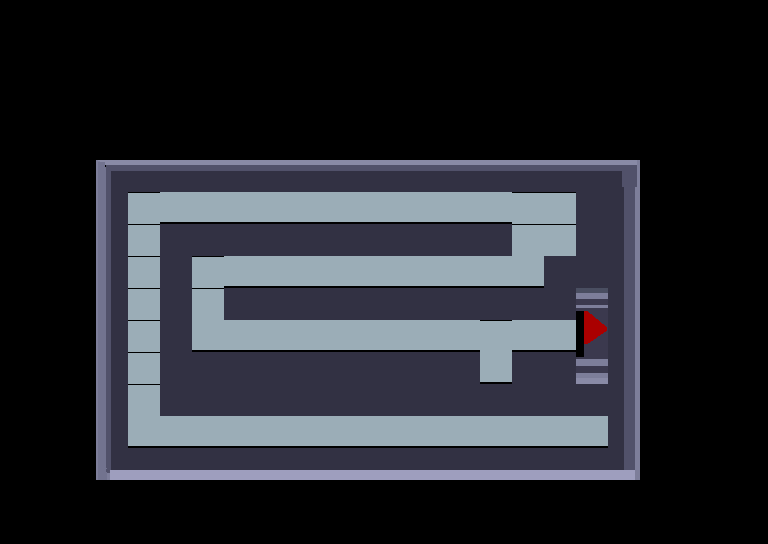

Rendered tile map (Tiled .tmx) drawn with the repository's tilesets; below, a short description and the full map source, tile grids included:
An orthogonal 24x17 tile map with 32x32 px tiles, 4 tile layers (capaInicio, Base, Laberinto, CapaFin), 1 hidden layer not drawn, 4 tilesets.

<map version="1.10" tiledversion="1.11.0" orientation="orthogonal" renderorder="right-down" width="24" height="17" tilewidth="32" tileheight="32" infinite="0" nextlayerid="10" nextobjectid="110">
 <tileset firstgid="1" name="base_lab" tilewidth="32" tileheight="32" tilecount="408" columns="24">
  <image source="base_lab.png" width="768" height="544" />
 </tileset>
 <tileset firstgid="409" name="laverinto3" tilewidth="32" tileheight="32" tilecount="408" columns="24">
  <image source="laverinto3.png" width="768" height="544" />
 </tileset>
 <tileset firstgid="817" name="figuras3" tilewidth="32" tileheight="32" tilecount="408" columns="24">
  <image source="figuras3.png" width="768" height="544" />
 </tileset>
 <tileset firstgid="1225" name="laberinto" tilewidth="32" tileheight="32" tilecount="408" columns="24">
  <image source="laberinto.png" width="768" height="544" />
 </tileset>
 <layer id="1" name="Capa1" width="24" height="17" visible="0">
  <data encoding="csv">
1,2,3,4,5,6,7,8,9,10,11,12,13,14,15,16,17,18,19,20,21,22,23,24,
25,26,27,28,29,30,31,32,33,34,35,36,37,38,39,40,41,42,43,44,45,46,47,48,
49,50,51,52,53,54,55,56,57,58,59,60,61,62,63,64,65,66,67,68,69,70,71,72,
73,74,75,76,77,78,79,80,81,82,83,84,85,86,87,88,89,90,91,92,93,94,95,96,
97,98,99,100,101,102,103,104,105,106,107,108,109,110,111,112,113,114,115,116,117,118,119,120,
121,122,123,124,125,126,127,128,129,130,131,132,133,134,135,136,137,138,139,140,141,142,143,144,
145,146,147,148,149,150,151,152,153,154,155,156,157,158,159,160,161,162,163,164,165,166,167,168,
169,170,171,172,173,174,175,176,177,178,179,180,181,182,183,184,185,186,187,188,189,190,191,192,
193,194,195,196,197,198,199,200,201,202,203,204,205,206,207,208,209,210,211,212,213,214,215,216,
217,218,219,220,221,222,223,224,225,226,227,228,229,230,231,232,233,234,235,236,237,238,239,240,
241,242,243,244,245,246,247,248,249,250,251,252,253,254,255,256,257,258,259,260,261,262,263,264,
265,266,267,268,269,270,271,272,273,274,275,276,277,278,279,280,281,282,283,284,285,286,287,288,
289,290,291,292,293,294,295,296,297,298,299,300,301,302,303,304,305,306,307,308,309,310,311,312,
313,314,315,316,317,318,319,320,321,322,323,324,325,326,327,328,329,330,331,332,333,334,335,336,
337,338,339,340,341,342,343,344,345,346,347,348,349,350,351,352,353,354,355,356,357,358,359,360,
361,362,363,364,365,366,367,368,369,370,371,372,373,374,375,376,377,378,379,380,381,382,383,384,
385,386,387,388,389,390,391,392,393,394,395,396,397,398,399,400,401,402,403,404,405,406,407,408
</data>
 </layer>
 <layer id="5" name="capaInicio" width="24" height="17">
  <data encoding="csv">
0,0,0,0,0,0,0,0,0,0,0,0,0,0,0,0,0,0,0,0,0,0,0,0,
0,0,0,0,0,0,0,0,0,0,0,0,0,0,0,0,0,0,0,0,0,0,0,0,
0,0,0,0,0,0,0,0,0,0,0,0,0,0,0,0,0,0,0,0,0,0,0,0,
0,0,0,0,0,0,0,0,0,0,0,0,0,0,0,0,0,0,0,0,0,0,0,0,
0,0,0,0,0,0,0,0,0,0,0,0,0,0,0,0,0,0,0,0,0,0,0,0,
0,0,0,0,0,0,0,0,0,0,0,0,0,0,0,0,0,0,0,0,0,0,0,0,
0,0,0,0,0,0,0,0,0,0,0,0,0,0,0,0,0,0,0,0,0,0,0,0,
0,0,0,0,0,0,0,0,0,0,0,0,0,0,0,0,0,0,0,0,0,0,0,0,
0,0,0,0,0,0,0,0,0,0,0,0,0,0,0,0,0,0,0,0,0,0,0,0,
0,0,0,0,0,0,0,0,0,0,0,0,0,0,0,0,0,0,0,0,0,0,0,0,
0,0,0,0,0,0,0,0,0,0,0,0,0,0,0,0,0,0,0,0,0,0,0,0,
0,0,0,0,0,0,0,0,0,0,0,0,0,0,0,0,0,0,0,0,0,0,0,0,
0,0,0,0,0,0,0,0,0,0,0,0,0,0,0,0,0,0,0,0,0,0,0,0,
0,0,0,0,0,0,0,0,0,0,0,0,0,0,0,0,0,0,610,0,0,0,0,0,
0,0,0,0,0,0,0,0,0,0,0,0,0,0,0,0,0,0,0,0,0,0,0,0,
0,0,0,0,0,0,0,0,0,0,0,0,0,0,0,0,0,0,0,0,0,0,0,0,
0,0,0,0,0,0,0,0,0,0,0,0,0,0,0,0,0,0,0,0,0,0,0,0
</data>
 </layer>
 <layer id="8" name="Base" width="24" height="17">
  <data encoding="csv">
0,0,0,0,0,0,0,0,0,0,0,0,0,0,0,0,0,0,0,0,0,0,0,0,
0,0,0,0,0,0,0,0,0,0,0,0,0,0,0,0,0,0,0,0,0,0,0,0,
0,0,0,0,0,0,0,0,0,0,0,0,0,0,0,0,0,0,0,0,0,0,0,0,
0,0,0,0,0,0,0,0,0,0,0,0,0,0,0,0,0,0,0,0,0,0,0,0,
0,0,0,0,0,0,0,0,0,0,0,0,0,0,0,0,0,0,0,0,0,0,0,0,
0,0,0,124,138,138,138,138,138,138,138,138,138,138,138,138,138,138,138,140,0,0,0,0,
0,0,0,148,0,0,0,0,0,0,0,0,0,0,0,0,0,0,151,332,0,0,0,0,
0,0,0,148,0,151,151,151,151,151,151,151,151,151,151,151,0,0,151,332,0,0,0,0,
0,0,0,148,0,151,0,0,0,0,0,0,0,0,0,0,0,151,151,332,0,0,0,0,
0,0,0,148,0,151,0,151,151,151,151,151,151,151,151,151,178,178,0,332,0,0,0,0,
0,0,0,148,0,151,0,0,0,0,0,0,0,0,0,0,0,0,0,332,0,0,0,0,
0,0,0,148,0,151,151,151,151,151,151,151,151,151,151,0,178,178,0,332,0,0,0,0,
0,0,0,148,0,151,151,151,151,151,151,151,151,151,151,151,151,151,151,332,0,0,0,0,
0,0,0,148,0,0,0,0,0,0,0,0,0,0,0,0,0,0,0,332,0,0,0,0,
0,0,0,340,341,341,341,341,341,341,341,341,341,341,341,341,341,341,341,356,0,0,0,0,
0,0,0,0,0,0,0,0,0,0,0,0,0,0,0,0,0,0,0,0,0,0,0,0,
0,0,0,0,0,0,0,0,0,0,0,0,0,0,0,0,0,0,0,0,0,0,0,0
</data>
 </layer>
 <layer id="6" name="Laberinto" width="24" height="17">
  <data encoding="csv">
0,0,0,0,0,0,0,0,0,0,0,0,0,0,0,0,0,0,0,0,0,0,0,0,
0,0,0,0,0,0,0,0,0,0,0,0,0,0,0,0,0,0,0,0,0,0,0,0,
0,0,0,0,0,0,0,0,0,0,0,0,0,0,0,0,0,0,0,0,0,0,0,0,
0,0,0,0,0,0,0,0,0,0,0,0,0,0,0,0,0,0,0,0,0,0,0,0,
0,0,0,0,0,0,0,0,0,0,0,0,0,0,0,0,0,0,0,0,0,0,0,0,
0,0,0,0,0,0,0,0,0,0,0,0,0,0,0,0,0,0,0,0,0,0,0,0,
0,0,0,0,1385,738,738,738,738,738,738,738,738,738,738,738,1385,1385,0,0,0,0,0,0,
0,0,0,0,1385,0,0,0,0,0,0,0,0,0,0,0,1385,1385,0,0,0,0,0,0,
0,0,0,0,1385,0,1385,738,738,738,738,738,738,738,738,738,738,0,0,0,0,0,0,0,
0,0,0,0,1385,0,1385,0,0,0,0,0,0,0,0,0,0,0,0,0,0,0,0,0,
0,0,0,0,1385,0,738,738,738,738,738,738,738,738,738,1385,738,738,0,0,0,0,0,0,
0,0,0,0,1385,0,0,0,0,0,0,0,0,0,0,738,0,0,0,0,0,0,0,0,
0,0,0,0,1385,0,0,0,0,0,0,0,0,0,0,0,0,0,0,0,0,0,0,0,
0,0,0,0,738,738,738,738,738,738,738,738,738,738,738,738,738,738,738,0,0,0,0,0,
0,0,0,0,0,0,0,0,0,0,0,0,0,0,0,0,0,0,0,0,0,0,0,0,
0,0,0,0,0,0,0,0,0,0,0,0,0,0,0,0,0,0,0,0,0,0,0,0,
0,0,0,0,0,0,0,0,0,0,0,0,0,0,0,0,0,0,0,0,0,0,0,0
</data>
 </layer>
 <layer id="9" name="CapaFin" width="24" height="17">
  <data encoding="csv">
0,0,0,0,0,0,0,0,0,0,0,0,0,0,0,0,0,0,0,0,0,0,0,0,
0,0,0,0,0,0,0,0,0,0,0,0,0,0,0,0,0,0,0,0,0,0,0,0,
0,0,0,0,0,0,0,0,0,0,0,0,0,0,0,0,0,0,0,0,0,0,0,0,
0,0,0,0,0,0,0,0,0,0,0,0,0,0,0,0,0,0,0,0,0,0,0,0,
0,0,0,0,0,0,0,0,0,0,0,0,0,0,0,0,0,0,0,0,0,0,0,0,
0,0,0,0,0,0,0,0,0,0,0,0,0,0,0,0,0,0,0,0,0,0,0,0,
0,0,0,0,0,0,0,0,0,0,0,0,0,0,0,0,0,0,0,0,0,0,0,0,
0,0,0,0,0,0,0,0,0,0,0,0,0,0,0,0,0,0,0,0,0,0,0,0,
0,0,0,0,0,0,0,0,0,0,0,0,0,0,0,0,0,0,0,0,0,0,0,0,
0,0,0,0,0,0,0,0,0,0,0,0,0,0,0,0,0,0,64,0,0,0,0,0,
0,0,0,0,0,0,0,0,0,0,0,0,0,0,0,0,0,0,88,0,0,0,0,0,
0,0,0,0,0,0,0,0,0,0,0,0,0,0,0,0,0,0,112,0,0,0,0,0,
0,0,0,0,0,0,0,0,0,0,0,0,0,0,0,0,0,0,0,0,0,0,0,0,
0,0,0,0,0,0,0,0,0,0,0,0,0,0,0,0,0,0,0,0,0,0,0,0,
0,0,0,0,0,0,0,0,0,0,0,0,0,0,0,0,0,0,0,0,0,0,0,0,
0,0,0,0,0,0,0,0,0,0,0,0,0,0,0,0,0,0,0,0,0,0,0,0,
0,0,0,0,0,0,0,0,0,0,0,0,0,0,0,0,0,0,0,0,0,0,0,0
</data>
 </layer>
</map>
